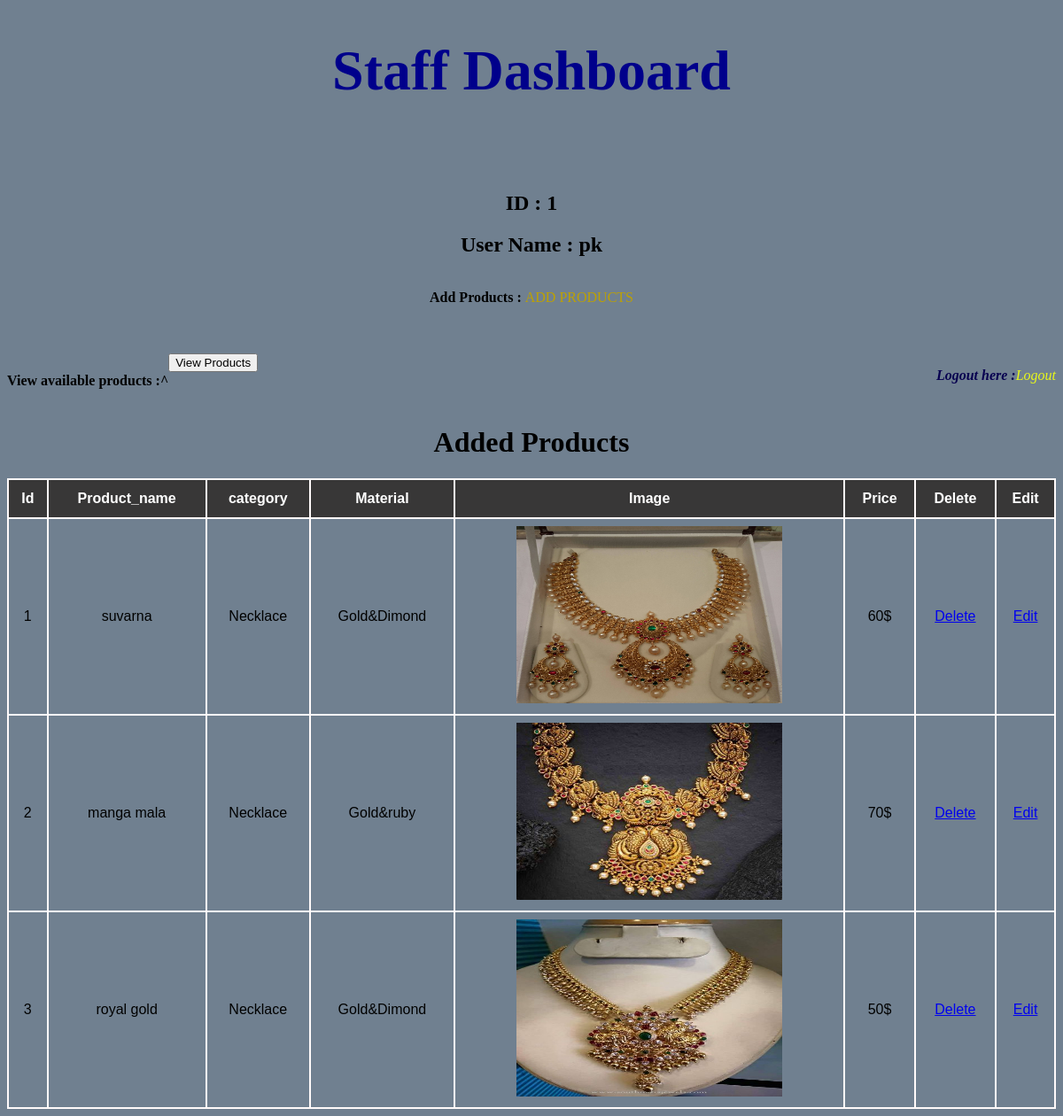
Screenshot of /staff_dashboard/ (signed in) with the database file from the repository.
### Jewellaryapp/models.py (models this page shows)
class addproduct(models.Model):
    itemname=models.CharField(max_length=100)
    itemimage = models.ImageField(upload_to='images/',blank=True)
    price = models.IntegerField()
    material = models.CharField(max_length=100)
    category = models.CharField(max_length=100)

### Jewellaryapp/views.py (the view)
# urls.py: path('staff_dashboard/', views.staff_dashboard, name='staff_dashboard'),
def staff_dashboard(request):
    id=request.session['id']
    username= request.session['username']
    form = addproduct_form()
    if request.method =="POST":
        form = addproduct_form(request.POST,request.FILES)
        if form.is_valid():
            form.save()
    cr = addproduct.objects.all()
    return render(request,'staff_dashbord.html',{'username':username,'id':id,'form':form,'cr':cr})

### templates/staff_dashbord.html (shortened to what this page needs)
<!DOCTYPE html>
<html lang="en">
<head>
</head>
<body>
    <h1 style="text-align: center; color: darkblue; font-size: 4rem;">Staff Dashboard</h1>
    <br>
  <br>
  <div style="text-align: center;">
    <h2>ID : {{id}}</h2>
  <h2>User Name : {{username}}</h2>
  </div>
  <br>
  <div style="display: flex; gap: 3rem; justify-content: center;">
    <div>
     <b> Add Products : </b> <a  href="/add_product/" style="text-decoration: none; color: rgb(189, 161, 2);">ADD PRODUCTS</a>
  </div>
  </div>
  <br>
  <br>
  <br>
      <div style="display: inline-flex;">
        <h4>View available products :^</h4><span><a href="/viewproduct/"><button>View Products</button></a></span>
      </div>
      <div style="display: inline-flex; font-style: oblique; float:right;">
        <b><p style="color: #080050; " >Logout here : </p></b><a href="/staff_logout/" style="color: #e8f71a; padding-top: 1rem; text-decoration: none;" >Logout</a>
    </div>
    <h1 style="text-align: center;">Added Products</h1>
    <table id="customers">
        <tr>
            <th>Id</th>
            <th>Product_name</th>
            <th>category</th>
            <th>Material</th>
            <th>Image</th>
            <th>Price</th>
            <th>Delete</th>
            <th>Edit</th>
        </tr>
        {% for i in cr %}
        <tr>
            <td>{{forloop.counter}}</td>
            <td>{{i.itemname}}</td>
            <td>{{i.category}}</td>
            <td>{{i.material}}</td>
            <td><img src="{{i.itemimage.url}}" height="200px" width="300px"></td>
            <td>{{i.price}}$</td>
            <td><a href="{% url 'product_delete' i.id %}">Delete</a></td>
            <td><a href="{% url 'product_update' i.id %}">Edit</a></td>
        </tr>
        {% endfor %}
    </table>
</body>
</html>

### templates/staff_dashbord.html (style rules this page uses)
#customers { font-family: Arial, Helvetica, sans-serif; border-collapse: collapse; width: 100%; }
#customers td, #customers th { border: 2.5px snow solid; padding: 8px; text-align: center; }
#customers tr:nth-child(even) { background-color: slategray; }
#customers th { padding-top: 12px; padding-bottom: 12px; text-align: center; background-color: #383737; color: white; }
body { background-color: slategray; }

### rows the page displays
addproduct: itemname "suvarna", category "Necklace", material "Gold&Dimond", itemimage (picture), price "60"
addproduct: itemname "manga mala", category "Necklace", material "Gold&ruby", itemimage (picture), price "70"
addproduct: itemname "royal gold", category "Necklace", material "Gold&Dimond", itemimage (picture), price "50"

### other values shown
{{ id }} "1"
{{ username }} "pk"
